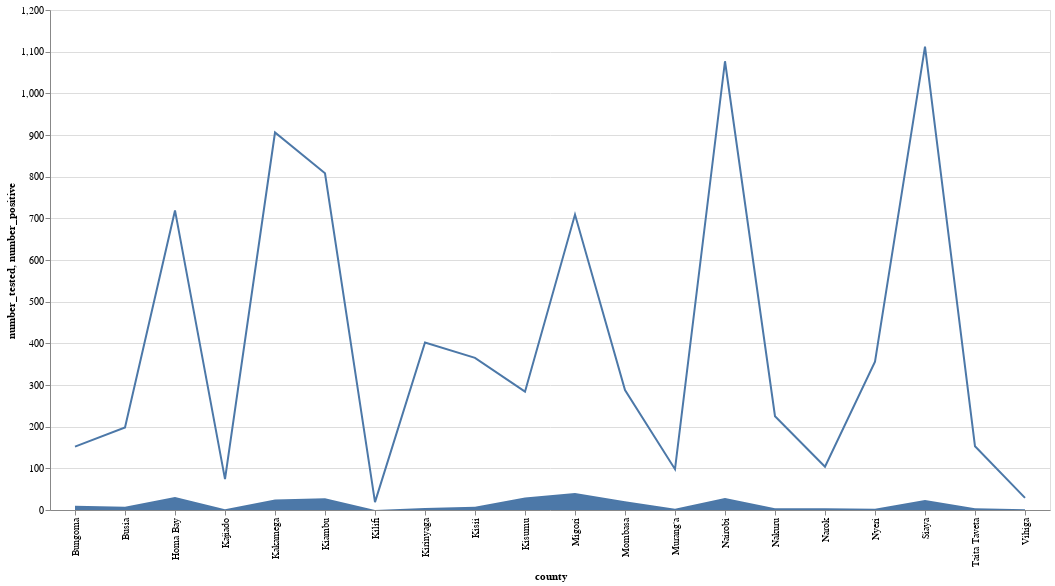

The notebook cell saved with this chart:
### Code cell
test_yield = alt.Chart((prepd_data.groupby(by=['county'])[['txnew2023Q4']].sum()).merge(tested_df,
                                                                 on=['county'],
                                                                 how='outer').set_index('county').reset_index()).mark_line().encode(
        x= alt.X("county:N"),
        y= alt.Y("number_tested:Q")).properties(
    height=500,
    width=1000)
        
test_pos = alt.Chart((prepd_data.groupby(by=['county'])[['txnew2023Q4']].sum()).merge(tested_df,
                                                                 on=['county'],
                                                                 how='outer').set_index('county').reset_index()).mark_area().encode(
        x= alt.X("county:N"),
        y= alt.Y("number_positive:Q")).properties(
    height=500,
    width=1000)        
                                                                 
txnewq = alt.Chart((prepd_data.groupby(by=['county'])[['txnew2023Q4']].sum()).merge(tested_df,
                                                                 on=['county'],
                                                                 how='outer').set_index('county').reset_index()).mark_area().encode(
        x= alt.X("county:N"),
        y= alt.Y("txnew2023Q4:Q")).properties(
    height=500,
    width=1000)

test_yield + test_pos

### Figure 1 — Vega-Lite specification as saved in the notebook (floating-point values rounded to 4 significant figures)
{"config": {"view": {"continuousWidth": 300, "continuousHeight": 300}}, "layer": [{"data": {"name": "data-5d9396d22929b15257ecad71cebad9de"}, "mark": {"type": "line"}, "encoding": {"x": {"field": "county", "type": "nominal"}, "y": {"field": "number_tested", "type": "quantitative"}}}, {"data": {"name": "data-5d9396d22929b15257ecad71cebad9de"}, "mark": {"type": "area"}, "encoding": {"x": {"field": "county", "type": "nominal"}, "y": {"field": "number_positive", "type": "quantitative"}}}], "height": 500, "width": 1000, "$schema": "https://vega.github.io/schema/vega-lite/v5.14.1.json", "datasets": {"data-5d9396d22929b15257ecad71cebad9de": [{"county": "Bungoma", "txnew2023Q4": 13, "region": "Western", "number_tested": 152, "number_positive": 10}, {"county": "Busia", "txnew2023Q4": 13, "region": "Western", "number_tested": 198, "number_positive": 8}, {"county": "Homa Bay", "txnew2023Q4": 85, "region": "Homa Bay", "number_tested": 719, "number_positive": 31}, {"county": "Kajiado", "txnew2023Q4": 3, "region": "Nairobi", "number_tested": 74, "number_positive": 2}, {"county": "Kakamega", "txnew2023Q4": 58, "region": "Western", "number_tested": 906, "number_positive": 25}, {"county": "Kiambu", "txnew2023Q4": 53, "region": "Nairobi", "number_tested": 808, "number_positive": 28}, {"county": "Kilifi", "txnew2023Q4": 6, "region": "Mombasa", "number_tested": 19, "number_positive": 0}, {"county": "Kirinyaga", "txnew2023Q4": 8, "region": "Nairobi", "number_tested": 402, "number_positive": 5}, {"county": "Kisii", "txnew2023Q4": 34, "region": "Kisii", "number_tested": 365, "number_positive": 8}, {"county": "Kisumu", "txnew2023Q4": 98, "region": "Kisumu", "number_tested": 284, "number_positive": 30}, {"county": "Migori", "txnew2023Q4": 76, "region": "Migori", "number_tested": 709, "number_positive": 41}, {"county": "Mombasa", "txnew2023Q4": 31, "region": "Mombasa", "number_tested": 288, "number_positive": 21}, {"county": "Murang'a", "txnew2023Q4": 5, "region": "Nairobi", "number_tested": 98, "number_positive": 3}, {"county": "Nairobi", "txnew2023Q4": 70, "region": "Nairobi", "number_tested": 1077, "number_positive": 29}, {"county": "Nakuru", "txnew2023Q4": 8, "region": "Nairobi", "number_tested": 225, "number_positive": 4}, {"county": "Narok", "txnew2023Q4": 10, "region": "Nairobi", "number_tested": 104, "number_positive": 4}, {"county": "Nyeri", "txnew2023Q4": 5, "region": "Nairobi", "number_tested": 356, "number_positive": 3}, {"county": "Siaya", "txnew2023Q4": 38, "region": "Siaya", "number_tested": 1112, "number_positive": 24}, {"county": "Taita Taveta", "txnew2023Q4": 11, "region": "Mombasa", "number_tested": 153, "number_positive": 4}, {"county": "Vihiga", "txnew2023Q4": 2, "region": "Western", "number_tested": 29, "number_positive": 2}]}}
